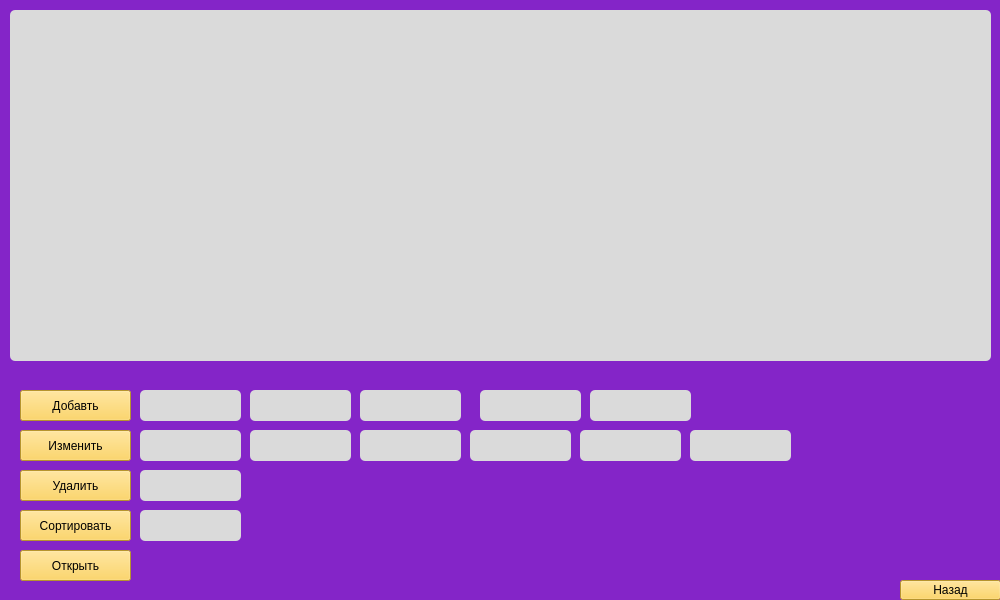
<?xml version="1.0" encoding="UTF-8"?>
<ui version="4.0">
 <class>MainWindow</class>
 <widget class="QMainWindow" name="MainWindow">
  <property name="geometry">
   <rect>
    <x>0</x>
    <y>0</y>
    <width>1000</width>
    <height>600</height>
   </rect>
  </property>
  <property name="minimumSize">
   <size>
    <width>1000</width>
    <height>600</height>
   </size>
  </property>
  <property name="maximumSize">
   <size>
    <width>1000</width>
    <height>600</height>
   </size>
  </property>
  <property name="sizeIncrement">
   <size>
    <width>1000</width>
    <height>600</height>
   </size>
  </property>
  <property name="baseSize">
   <size>
    <width>1000</width>
    <height>600</height>
   </size>
  </property>
  <property name="windowTitle">
   <string>Accidents</string>
  </property>
  <property name="styleSheet">
   <string notr="true">
background-color: rgb(132, 37, 200);
font: 75 12pt &quot;Fixedsys&quot;;
</string>
  </property>
  <widget class="QWidget" name="centralwidget">
   <widget class="QTableWidget" name="tableWidget">
    <property name="geometry">
     <rect>
      <x>10</x>
      <y>10</y>
      <width>981</width>
      <height>351</height>
     </rect>
    </property>
    <property name="styleSheet">
     <string notr="true">background-color: rgb(218, 218, 218);
border-radius: 5px;</string>
    </property>
    <property name="dragEnabled">
     <bool>true</bool>
    </property>
   </widget>
   <widget class="QPushButton" name="Dell">
    <property name="geometry">
     <rect>
      <x>20</x>
      <y>470</y>
      <width>111</width>
      <height>31</height>
     </rect>
    </property>
    <property name="styleSheet">
     <string notr="true">background-color: rgb(255, 207, 64);
</string>
    </property>
    <property name="text">
     <string>Удалить</string>
    </property>
   </widget>
   <widget class="QPushButton" name="Add">
    <property name="geometry">
     <rect>
      <x>20</x>
      <y>390</y>
      <width>111</width>
      <height>31</height>
     </rect>
    </property>
    <property name="styleSheet">
     <string notr="true">background-color: rgb(255, 207, 64);
</string>
    </property>
    <property name="text">
     <string>Добавть</string>
    </property>
   </widget>
   <widget class="QPushButton" name="Change">
    <property name="geometry">
     <rect>
      <x>20</x>
      <y>430</y>
      <width>111</width>
      <height>31</height>
     </rect>
    </property>
    <property name="styleSheet">
     <string notr="true">background-color: rgb(255, 207, 64);
</string>
    </property>
    <property name="text">
     <string>Изменить</string>
    </property>
   </widget>
   <widget class="QPushButton" name="Open">
    <property name="geometry">
     <rect>
      <x>20</x>
      <y>550</y>
      <width>111</width>
      <height>31</height>
     </rect>
    </property>
    <property name="styleSheet">
     <string notr="true">background-color: rgb(255, 207, 64);
</string>
    </property>
    <property name="text">
     <string>Открыть</string>
    </property>
   </widget>
   <widget class="QPushButton" name="Sort">
    <property name="geometry">
     <rect>
      <x>20</x>
      <y>510</y>
      <width>111</width>
      <height>31</height>
     </rect>
    </property>
    <property name="styleSheet">
     <string notr="true">background-color: rgb(255, 207, 64);
</string>
    </property>
    <property name="text">
     <string>Сортировать</string>
    </property>
   </widget>
   <widget class="QPushButton" name="Back">
    <property name="geometry">
     <rect>
      <x>900</x>
      <y>580</y>
      <width>101</width>
      <height>20</height>
     </rect>
    </property>
    <property name="styleSheet">
     <string notr="true">background-color: rgb(255, 207, 64);
</string>
    </property>
    <property name="text">
     <string>Назад</string>
    </property>
   </widget>
   <widget class="QLineEdit" name="DellLine">
    <property name="geometry">
     <rect>
      <x>140</x>
      <y>470</y>
      <width>101</width>
      <height>31</height>
     </rect>
    </property>
    <property name="styleSheet">
     <string notr="true">background-color: rgb(218, 218, 218);
border-radius: 5px;</string>
    </property>
   </widget>
   <widget class="QLineEdit" name="AddLine">
    <property name="geometry">
     <rect>
      <x>140</x>
      <y>390</y>
      <width>101</width>
      <height>31</height>
     </rect>
    </property>
    <property name="styleSheet">
     <string notr="true">background-color: rgb(218, 218, 218);
border-radius: 5px;</string>
    </property>
   </widget>
   <widget class="QLineEdit" name="AddLine_1">
    <property name="geometry">
     <rect>
      <x>250</x>
      <y>390</y>
      <width>101</width>
      <height>31</height>
     </rect>
    </property>
    <property name="styleSheet">
     <string notr="true">background-color: rgb(218, 218, 218);
border-radius: 5px;</string>
    </property>
   </widget>
   <widget class="QLineEdit" name="AddLine_2">
    <property name="geometry">
     <rect>
      <x>360</x>
      <y>390</y>
      <width>101</width>
      <height>31</height>
     </rect>
    </property>
    <property name="styleSheet">
     <string notr="true">background-color: rgb(218, 218, 218);
border-radius: 5px;</string>
    </property>
   </widget>
   <widget class="QLineEdit" name="AddLine_3">
    <property name="geometry">
     <rect>
      <x>480</x>
      <y>390</y>
      <width>101</width>
      <height>31</height>
     </rect>
    </property>
    <property name="styleSheet">
     <string notr="true">background-color: rgb(218, 218, 218);
border-radius: 5px;</string>
    </property>
   </widget>
   <widget class="QLineEdit" name="AddLine_4">
    <property name="geometry">
     <rect>
      <x>590</x>
      <y>390</y>
      <width>101</width>
      <height>31</height>
     </rect>
    </property>
    <property name="styleSheet">
     <string notr="true">background-color: rgb(218, 218, 218);
border-radius: 5px;</string>
    </property>
   </widget>
   <widget class="QLineEdit" name="ChangeLine_4">
    <property name="geometry">
     <rect>
      <x>580</x>
      <y>430</y>
      <width>101</width>
      <height>31</height>
     </rect>
    </property>
    <property name="styleSheet">
     <string notr="true">background-color: rgb(218, 218, 218);
border-radius: 5px;</string>
    </property>
   </widget>
   <widget class="QLineEdit" name="ChangeLine_1">
    <property name="geometry">
     <rect>
      <x>250</x>
      <y>430</y>
      <width>101</width>
      <height>31</height>
     </rect>
    </property>
    <property name="styleSheet">
     <string notr="true">background-color: rgb(218, 218, 218);
border-radius: 5px;</string>
    </property>
   </widget>
   <widget class="QLineEdit" name="ChangeLine_2">
    <property name="geometry">
     <rect>
      <x>360</x>
      <y>430</y>
      <width>101</width>
      <height>31</height>
     </rect>
    </property>
    <property name="styleSheet">
     <string notr="true">background-color: rgb(218, 218, 218);
border-radius: 5px;</string>
    </property>
   </widget>
   <widget class="QLineEdit" name="ChangeLine_3">
    <property name="geometry">
     <rect>
      <x>470</x>
      <y>430</y>
      <width>101</width>
      <height>31</height>
     </rect>
    </property>
    <property name="styleSheet">
     <string notr="true">background-color: rgb(218, 218, 218);
border-radius: 5px;</string>
    </property>
   </widget>
   <widget class="QLineEdit" name="ChangeLine">
    <property name="geometry">
     <rect>
      <x>140</x>
      <y>430</y>
      <width>101</width>
      <height>31</height>
     </rect>
    </property>
    <property name="styleSheet">
     <string notr="true">background-color: rgb(218, 218, 218);
border-radius: 5px;</string>
    </property>
   </widget>
   <widget class="QLineEdit" name="ChangeLine_5">
    <property name="geometry">
     <rect>
      <x>690</x>
      <y>430</y>
      <width>101</width>
      <height>31</height>
     </rect>
    </property>
    <property name="styleSheet">
     <string notr="true">background-color: rgb(218, 218, 218);
border-radius: 5px;</string>
    </property>
   </widget>
   <widget class="QLineEdit" name="lineEdit_13">
    <property name="geometry">
     <rect>
      <x>140</x>
      <y>510</y>
      <width>101</width>
      <height>31</height>
     </rect>
    </property>
    <property name="styleSheet">
     <string notr="true">background-color: rgb(218, 218, 218);
border-radius: 5px;</string>
    </property>
   </widget>
  </widget>
 </widget>
 <resources/>
 <connections/>
</ui>
